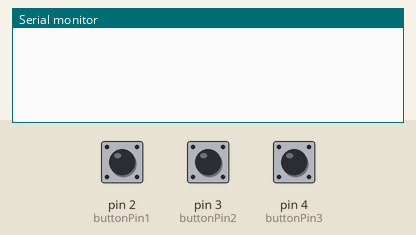
Recording of a sketch running on a simulated Arduino Uno, built with avr-gcc and run on an emulated ATmega328P. Parts: the last lines printed to the serial monitor. The inputs (shaded band) are chosen by the test bench; at power-on: pin 2 (buttonPin1) LOW, pin 3 (buttonPin2) LOW, pin 4 (buttonPin3) LOW.

Above: at 1.2 s.
1.3 s: pin 2 (buttonPin1) pulled HIGH for 0.15 s
At 2.1 s:
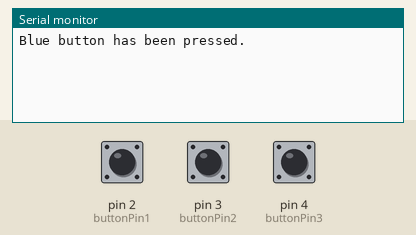
3.2 s: pin 3 (buttonPin2) pulled HIGH for 0.15 s
At 4.7 s:
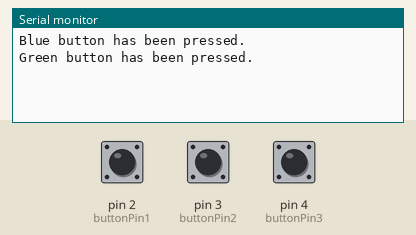
5.1 s: pin 4 (buttonPin3) pulled HIGH for 0.15 s
At 6.2 s:
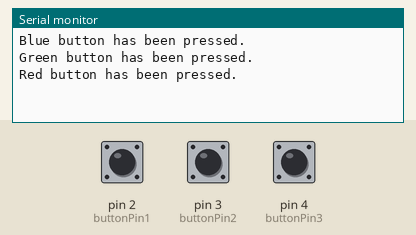

The sketch:

Transmitter_433MHz__Arduino_.ino
```cpp
// Fili Fili Project V2 optimized from scratch by Anjum9694
// This code allows wireless radio transmitting with Arduino UNO
// https://github.com/Anjum9694

#include <RCSwitch.h>

const int buttonPin1 = 2; // Blue Button Pin
const int buttonPin2 = 3; // Green Button Pin
const int buttonPin3 = 4; // Red Button Pin

unsigned long code1 = 0xFFFFF1; // Code for Blue Button
unsigned long code2 = 0xFFFFF2; // Code for Green Button
unsigned long code3 = 0xFFFFF3; // Code for Red Button

RCSwitch transmitter = RCSwitch();

void setup()
{
  Serial.begin(9600);
  pinMode(buttonPin1, INPUT); // Set button 1 as an input with a pull-up resistor
  pinMode(buttonPin2, INPUT); // Set button 2 as an input with a pull-up resistor
  pinMode(buttonPin3, INPUT); // Set button 3 as an input with a pull-up resistor
  transmitter.enableTransmit(12); // Connect 433MHz transmitter to pin 12
}

void loop()
{
  if (digitalRead(buttonPin1) == HIGH) { // If Blue Button is pressed
      transmitter.send(code1, 24);
      Serial.println("Blue button has been pressed.");
      delay(100); // Delay to debounce the button press
  }
  if (digitalRead(buttonPin2) == HIGH) { // If Green Button is pressed
      transmitter.send(code2, 24);
      Serial.println("Green button has been pressed.");
      delay(100); // Delay to debounce the button press
  }
  if (digitalRead(buttonPin3) == HIGH) { // If Red Button is pressed
      transmitter.send(code3, 24);
      Serial.println("Red button has been pressed.");
      delay(100); // Delay to debounce the button press
  }
}
```

Measured:
- after the input at 1.3 s, the serial monitor: prints a new line after 0.45 s (image 1)
- after the input at 3.2 s, the serial monitor: prints a new line after 0.45 s (image 2)
- after the input at 5.1 s, the serial monitor: prints a new line after 0.45 s (image 3)
